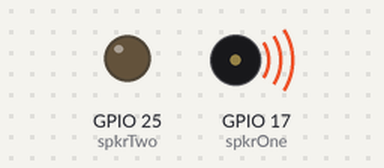
This program was run on a simulated Raspberry Pi (BCM pin numbers). Parts: output pins drawn as LEDs (lit = HIGH), buzzer (waves = sounding).

Above: at 3.07 s.
At 9.5 s:
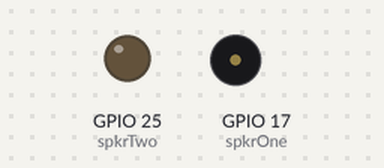
Timing chart, 0 to 40.0 s (numbered marks = the images above):
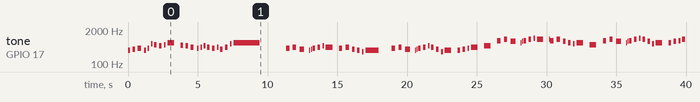

The program:

lifelight_ssbu.py
```python
# Original script is credited to Github user "AnonymousAlly"
# https:#github.com/AnonymousAlly/Arduino-Music-Codes/tree/master

import time
import RPi.GPIO as GPIO

#vars
spkrOne=17
spkrTwo=25

#setup
GPIO.setmode(GPIO.BCM)
GPIO.setwarnings(False)
GPIO.setup(spkrOne,GPIO.OUT)
GPIO.setup(spkrTwo,GPIO.OUT)

#funcs
def delay(seconds):
    time.sleep(seconds/1750)

def tone(r,hertz,duration):
    pwm = GPIO.PWM(spkrOne,hertz)
    pwm.start(50)
    pwm.ChangeFrequency(hertz)
    delay(duration)
    pwm.stop

tone(3,330,310) #E4
delay(310)
tone(3,370,310) #Gb/F#4
delay(310)
tone(3,392,414) #G4
delay(414)
tone(3,330,207) #E4
delay(207)
tone(3,392,207) #G4
delay(207)
tone(3,587,207) #D5
delay(207)
tone(3,554,310) #Db/C#5
delay(310)
tone(3,494,310) #B4
delay(310)
tone(3,554,207) #Db/C#5
delay(207)
tone(3,659,828) #E5
delay(828)
tone(3,523,310) #C5
delay(310)
tone(3,494,310) #B4
delay(310)
tone(3,440,414) #A4
delay(414)
tone(3,392,207) #G4
delay(207)
tone(3,440,207) #A4
delay(207)
tone(3,494,207) #B4
delay(207)
tone(3,440,310) #A4
delay(310)
tone(3,392,310) #G4
delay(310)
tone(3,440,207) #A4
delay(207)
tone(3,370,310) #Gb/F#4
delay(310)
tone(3,440,310) #A4
delay(310)
tone(3,587,207) #D5
delay(207)
tone(3,659,3312) #E5
delay(3312)

#First Line

tone(3,392,414) #G4
delay(414)
tone(3,440,414) #A4
delay(414)
tone(3,370,621) #Gb/F#4
delay(621)
tone(3,330,103) #E4
delay(103)
tone(3,370,103) #Gb/F#4
delay(103)
tone(3,392,310) #G4
delay(310)
tone(3,440,310) #A4
delay(310)
tone(3,494,207) #B4
delay(207)
tone(3,440,828) #A4
delay(828)
tone(3,392,414) #G4
delay(414)
tone(3,440,414) #A4
delay(414)
tone(3,370,310) #Gb/F#4
delay(310)
tone(3,330,310) #E4
delay(310)
tone(3,294,207) #D4
delay(207)
tone(3,330,1656) #E4
delay(1656)
tone(3,392,414) #G4
delay(414)
tone(3,440,414) #A4
delay(414)
tone(3,370,621) #Gb/F#4
delay(621)
tone(3,330,103) #E4
delay(103)
tone(3,370,103) #Gb/F#4
delay(103)
tone(3,392,310) #G4
delay(310)
tone(3,440,310) #A4
delay(310)
tone(3,494,207) #B4
delay(207)
tone(3,440,310) #A4
delay(310)
tone(3,370,310) #Gb/F#4
delay(310)
tone(3,294,207) #D4
delay(207)
tone(3,330,828) #E4
delay(828)
tone(3,330,310) #E4
delay(310)
tone(3,370,310) #Gb/F#4
delay(310)
tone(3,392,207) #G4
delay(207)
tone(3,440,828) #A4
delay(828)
tone(3,494,828) #B4
delay(828)

#Second Line

tone(3,784,414) #G5
delay(414)
tone(3,880,414) #A5
delay(414)
tone(3,740,621) #Gb/F#5
delay(621)
tone(3,659,103) #E5
delay(103)
tone(3,740,103) #Gb/F#5
delay(103)
tone(3,784,310) #G5
delay(310)
tone(3,880,310) #A5
delay(310)
tone(3,988,207) #B5
delay(207)
tone(3,880,777) #A5
delay(777)
tone(3,880,51) #A5
delay(51)
tone(3,784,414) #G5
delay(414)
tone(3,880,414) #A5
delay(414)
tone(3,740,310) #Gb/F#5
delay(310)
tone(3,659,310) #E5
delay(310)
tone(3,587,207) #D5
delay(207)
tone(3,659,828) #E5
delay(828)
tone(3,554,828) #Db/C#5
delay(828)
tone(3,784,414) #G5
delay(414)
tone(3,880,414) #A5
delay(414)
tone(3,740,621) #Gb/F#5
delay(621)
tone(3,659,103) #E5
delay(103)
tone(3,740,103) #Gb/F#5
delay(103)
tone(3,784,310) #G5
delay(310)
tone(3,880,310) #A5
delay(310)
tone(3,988,207) #B5
delay(207)
tone(3,880,310) #A5
delay(310)
tone(3,740,310) #Gb/F#5
delay(310)
tone(3,587,207) #D5
delay(207)
tone(3,659,828) #E5
delay(828)
tone(3,659,310) #E5
delay(310)
tone(3,740,310) #Gb/F#5
delay(310)
tone(3,784,207) #G5
delay(207)
tone(3,880,414) #A5
delay(414)
tone(3,1175,414) #D6
delay(414)
tone(3,988,828) #B5
delay(828)

#Bridge 1

tone(3,880,1656) #A5
delay(1656)
tone(3,784,310) #G5
delay(310)
tone(3,698,310) #F5
delay(310)
tone(3,784,207) #G5
delay(207)
tone(3,587,828) #D5
delay(828)
tone(3,988,828) #B5
delay(828)
tone(3,988,310) #B5
delay(310)
tone(3,784,310) #G5
delay(310)
tone(3,659,207) #E5
delay(207)
tone(3,587,414) #D5
delay(414)
tone(3,523,621) #C5
delay(621)
tone(3,523,207) #C5
delay(207)
tone(3,494,207) #B4
delay(207)
tone(3,523,207) #C5
delay(207)
tone(3,440,621) #A4
delay(621)
tone(3,880,621) #A5
delay(621)
tone(3,659,207) #E5
delay(207)
tone(3,622,1035) #Eb/D#5
delay(1242)
tone(3,1046,207) #C6
delay(207)
tone(3,988,207) #B5
delay(207)
tone(3,880,103) #A5
delay(207)
tone(3,880,828) #A5
delay(1035)
tone(3,831,207) #Ab/G#5
delay(207)
tone(3,880,207) #A5
delay(207)
tone(3,988,1449) #B5
delay(1863)

#Third Line

tone(3,196,414) #G3
delay(414)
tone(3,220,414) #A3
delay(414)
tone(3,185,621) #Gb/F#3
delay(621)
tone(3,165,103) #E3
delay(103)
tone(3,185,103) #Gb/F#3
delay(103)
tone(3,196,310) #G3
delay(310)
tone(3,220,310) #A3
delay(310)
tone(3,247,207) #B3
delay(207)
tone(3,220,828) #A3
delay(828)
tone(3,196,414) #G3
delay(414)
tone(3,220,414) #A3
delay(414)
tone(3,185,310) #Gb/F#3
delay(310)
tone(3,165,310) #E3
delay(310)
tone(3,147,207) #D3
delay(207)
tone(3,165,1656) #E3
delay(1656)
tone(3,196,414) #G3
delay(414)
tone(3,220,414) #A3
delay(414)
tone(3,185,621) #Gb/F#3
delay(621)
tone(3,165,103) #E3
delay(103)
tone(3,185,103) #Gb/F#3
delay(103)
tone(3,196,310) #G3
delay(310)
tone(3,220,310) #A3
delay(310)
tone(3,247,207) #B3
delay(207)
tone(3,220,310) #A3
delay(310)
tone(3,185,310) #Gb/F#3
delay(310)
tone(3,147,207) #D3
delay(207)
tone(3,165,828) #E3
delay(828)
tone(3,165,310) #E3
delay(310)
tone(3,185,310) #Gb/F#3
delay(310)
tone(3,196,207) #G3
delay(207)
tone(3,220,414) #A3
delay(414)
tone(3,294,414) #D4
delay(414)
tone(3,247,828) #B3
delay(828)

#Bridge Two

tone(3,220,1656) #A3
delay(1656)
tone(3,196,310) #G3
delay(310)
tone(3,175,310) #F3
delay(310)
tone(3,196,207) #G3
delay(207)
tone(3,147,828) #D3
delay(828)
tone(3,247,828) #B3
delay(828)
tone(3,247,310) #B3
delay(310)
tone(3,196,310) #G3
delay(310)
tone(3,165,207) #E3
delay(207)
tone(3,147,414) #D3
delay(414)
tone(3,130,621) #C3
delay(621)
tone(3,523,207) #C5
delay(207)
tone(3,494,207) #B4
delay(207)
tone(3,523,207) #C5
delay(207)
tone(3,440,621) #A4
delay(621)
tone(3,880,621) #A5
delay(621)
tone(3,659,207) #E5
delay(207)
tone(3,622,1242) #Eb/D#5
delay(1242)
tone(3,1046,207) #C6
delay(207)
tone(3,988,207) #B5
delay(207)
tone(3,880,207) #A5
delay(207)
tone(3,880,1035) #A5
delay(1035)
tone(3,831,207) #Ab/G#5
delay(207)
tone(3,880,207) #A5
delay(207)
tone(3,988,1449) #B5
delay(1449)
tone(3,175,207) #F3
delay(207)
tone(3,175,207) #F3
delay(207)
tone(3,233,310) #Bb/A#3
delay(310)
tone(3,233,310) #Bb/A#3
delay(310)
tone(3,208,310) #Ab/G#3
delay(310)
tone(3,208,310) #Ab/G#3
delay(310)

#Bridge Three

tone(3,261,51) #C4(middle)
delay(51)
tone(3,294,51) #D4
delay(51)
tone(3,330,51) #E4
delay(51)
tone(3,349,51) #F4
delay(51)
tone(3,392,51) #G4
delay(51)
tone(3,440,51) #A4
delay(51)
tone(3,494,51) #B4
delay(51)
tone(3,587,51) #D5
delay(51)
tone(3,659,1863) #E5
delay(1863)
tone(3,294,207) #D4
delay(207)
tone(3,220,414) #A3
delay(414)
tone(3,196,310) #G3
delay(310)
tone(3,185,310) #Gb/F#3
delay(310)
tone(3,147,207) #D3
delay(207)
tone(3,165,414) #E3
delay(414)
tone(3,1318,414) #E6
delay(414)
tone(3,880,310) #A5
delay(310)
tone(3,784,310) #G5
delay(310)
tone(3,740,207) #Gb/F#5
delay(207)
tone(3,659,1656) #E5
delay(1656)
tone(3,349,310) #F4
delay(310)
tone(3,392,310) #G4
delay(310)
tone(3,415,414) #Ab/G#4
delay(414)
tone(3,349,207) #F4
delay(207)
tone(3,415,207) #Ab/G#4
delay(207)
tone(3,622,207) #Eb/D#5
delay(207)
tone(3,587,310) #D5
delay(310)
tone(3,523,310) #C5
delay(310)
tone(3,587,207) #D5
delay(207)
tone(3,466,828) #Bb/A#4
delay(828)
tone(3,415,310) #Ab/G#4
delay(310)
tone(3,415,310) #Ab/G#4
delay(310)
tone(3,466,310) #Bb/A#4
delay(310)
tone(3,466,207) #Bb/A#4
delay(207)
tone(3,466,103) #Bb/A#4
delay(103)
tone(3,466,103) #Bb/A#4
delay(103)
tone(3,523,310) #C5
delay(310)
tone(3,523,310) #C5
delay(310)
tone(3,554,828) #Db/C#5
delay(1035)
tone(3,466,414) #Bb/A#4
delay(414)
tone(3,523,414) #C5
delay(414)
tone(3,440,828) #A4
delay(828)
tone(3,466,310) #Bb/A#4
delay(310)
tone(3,523,310) #C5
delay(310)
tone(3,554,207) #Db/C#5
delay(207)
tone(3,523,310) #C5
delay(310)
tone(3,622,310) #Eb/D#5
delay(310)
tone(3,831,207) #Ab/G#5
delay(207)
tone(3,932,310) #Bb/A#5
delay(310)
tone(3,523,310) #C5
delay(310)
tone(3,554,207) #Db/C#5
delay(207)
tone(3,523,310) #C5
delay(310)
tone(3,622,310) #Eb/D#5
delay(310)
tone(3,831,207) #Ab/G#5
delay(207)
tone(3,932,1656) #Bb/A#5
delay(2484)

#SNAAAAAAAAAAAAAAAAAAAAAAKE

tone(3,165,828) #E3
delay(828)
tone(3,659,414) #E5
delay(414)
tone(3,494,51) #B4
delay(51)
tone(3,523,51) #C5
delay(51)
tone(3,587,51) #D5
delay(51)
tone(3,659,51) #E5
delay(51)
tone(3,784,414) #G5
delay(414)
tone(3,880,51) #A5
delay(51)
tone(3,988,51) #B5
delay(51)
tone(3,1046,51) #C6
delay(51)
tone(3,1175,51) #D6
delay(51)
tone(3,1318,414) #E6
delay(414)

#Fourth Line

tone(3,330,310) #E4
delay(310)
tone(3,370,310) #Gb/F#4
delay(310)
tone(3,392,414) #G4
delay(414)
tone(3,330,207) #E4
delay(207)
tone(3,392,207) #G4
delay(207)
tone(3,587,207) #D5
delay(207)
tone(3,554,310) #Db/C#5
delay(310)
tone(3,494,310) #B4
delay(310)
tone(3,554,207) #Db/C#5
delay(207)
tone(3,440,828) #A4
delay(828)
tone(3,523,310) #C5
delay(310)
tone(3,494,310) #B4
delay(310)
tone(3,440,414) #A4
delay(414)
tone(3,392,207) #G4
delay(207)
tone(3,440,207) #A4
delay(207)
tone(3,494,207) #B4
delay(207)
tone(3,440,310) #A4
delay(310)
tone(3,392,310) #G4
delay(310)
tone(3,440,207) #A4
delay(207)
tone(3,370,828) #Gb/F#4
delay(828)
tone(3,330,310) #E4
delay(310)
tone(3,370,310) #Gb/F#4
delay(310)
tone(3,392,414) #G4
delay(414)
tone(3,330,207) #E4
delay(207)
tone(3,392,207) #G4
delay(207)
tone(3,587,207) #D5
delay(207)
tone(3,554,310) #Db/C#5
delay(310)
tone(3,494,310) #B4
delay(310)
tone(3,554,207) #Db/C#5
delay(207)
tone(3,659,828) #E5
delay(828)
tone(3,523,310) #C5
delay(310)
tone(3,494,310) #B4
delay(310)
tone(3,440,414) #A4
delay(414)
tone(3,392,207) #G4
delay(207)
tone(3,440,207) #A4
delay(207)
tone(3,494,207) #B4
delay(207)
tone(3,440,310) #A4
delay(310)
tone(3,392,310) #G4
delay(310)
tone(3,440,207) #A4
delay(207)
tone(3,370,828) #Gb/F#4
delay(828)

#Fifth Line

tone(3,659,310) #E5
delay(310)
tone(3,740,310) #Gb/F#5
delay(310)
tone(3,784,414) #G5
delay(414)
tone(3,659,207) #E5
delay(207)
tone(3,784,207) #G5
delay(207)
tone(3,1175,207) #D6
delay(207)
tone(3,1109,310) #Db/C#6
delay(310)
tone(3,988,310) #B5
delay(310)
tone(3,1109,207) #Db/C#6
delay(207)
tone(3,880,828) #A5
delay(828)
tone(3,1046,310) #C6
delay(310)
tone(3,988,310) #B5
delay(310)
tone(3,880,414) #A5
delay(414)
tone(3,784,207) #G5
delay(207)
tone(3,880,207) #A5
delay(207)
tone(3,988,207) #B5
delay(207)
tone(3,880,310) #A5
delay(310)
tone(3,784,310) #G5
delay(310)
tone(3,880,207) #A5
delay(207)
tone(3,740,828) #Gb/F#5
delay(828)
tone(3,659,310) #E5
delay(310)
tone(3,740,310) #Gb/F#5
delay(310)
tone(3,784,414) #G5
delay(414)
tone(3,659,207) #E5
delay(207)
tone(3,784,207) #G5
delay(207)
tone(3,1175,207) #D6
delay(207)
tone(3,1109,310) #Db/C#6
delay(310)
tone(3,988,310) #B5
delay(310)
tone(3,1109,207) #Db/C#6
delay(207)
tone(3,1318,828) #E6
delay(828)
tone(3,1046,310) #C6
delay(310)
tone(3,988,310) #B5
delay(310)
tone(3,880,414) #A5
delay(414)
tone(3,784,207) #G5
delay(207)
tone(3,880,207) #A5
delay(207)
tone(3,988,207) #B5
delay(207)
tone(3,880,310) #A5
delay(310)
tone(3,784,310) #G5
delay(310)
tone(3,880,207) #A5
delay(207)
tone(3,740,310) #Gb/F#5
delay(310)
tone(3,880,310) #A5
delay(310)
tone(3,1175,207) #D6
delay(207)

#Bridge Four

tone(3,1568,621) #G6
delay(621)
tone(3,1480,828) #Gb/F#6
delay(1035)
tone(3,1318,621) #E6
delay(621)
tone(3,1175,828) #D6
delay(621)
tone(3,1760,207) #A6
delay(207)
tone(3,1760,207) #A6
delay(207)
tone(3,1568,621) #G6
delay(621)
tone(3,1480,621) #Gb/F#6
delay(621)
tone(3,1175,414) #D6
delay(414)
tone(3,1397,414) #F6
delay(414)
tone(3,1318,414) #E6
delay(414)
tone(3,1865,414) #Bb/A#6
delay(414)
tone(3,1568,414) #G6
delay(414)

#Sixth Line

tone(3,698,310) #F5
delay(310)
tone(3,784,310) #G5
delay(310)
tone(3,831,414) #Ab/G#5
delay(414)
tone(3,698,207) #F5
delay(207)
tone(3,831,207) #Ab/G#5
delay(207)
tone(3,1244,207) #Eb/D#6
delay(207)
tone(3,1175,310) #D6
delay(310)
tone(3,1046,310) #C6
delay(310)
tone(3,1175,207) #D6
delay(207)
tone(3,932,828) #Bb/A#5
delay(828)
tone(3,1109,310) #Db/C#6
delay(310)
tone(3,1046,310) #C6
delay(310)
tone(3,932,414) #Bb/A#5
delay(414)
tone(3,831,207) #Ab/G#5
delay(207)
tone(3,932,207) #Bb/A#5
delay(207)
tone(3,1046,207) #C6
delay(207)
tone(3,932,310) #Bb/A#5
delay(310)
tone(3,831,310) #Ab/G#5
delay(310)
tone(3,932,207) #Bb/A#5
delay(207)
tone(3,784,828) #G5
delay(828)
tone(3,698,310) #F5
delay(310)
tone(3,784,310) #G5
delay(310)
tone(3,831,414) #Ab/G#5
delay(414)
tone(3,698,207) #F5
delay(207)
tone(3,831,207) #Ab/G#5
delay(207)
tone(3,1244,207) #Eb/D#6
delay(207)
tone(3,1175,310) #D6
delay(310)
tone(3,1046,310) #C6
delay(310)
tone(3,1175,207) #D6
delay(207)
tone(3,1397,828) #F6
delay(828)
tone(3,1109,310) #Db/C#6
delay(310)
tone(3,1046,310) #C6
delay(310)
tone(3,932,414) #Bb/A#5
delay(414)
tone(3,831,207) #Ab/G#5
delay(207)
tone(3,932,207) #Bb/A#5
delay(207)
tone(3,1046,207) #C6
delay(207)
tone(3,932,310) #Bb/A#5
delay(310)
tone(3,831,310) #Ab/G#5
delay(310)
tone(3,932,207) #Bb/A#5
delay(207)
tone(3,784,828) #G5
delay(828)

#Seventh Line

tone(3,698,310) #F5
delay(310)
tone(3,784,310) #G5
delay(310)
tone(3,831,414) #Ab/G#5
delay(414)
tone(3,698,207) #F5
delay(207)
tone(3,831,207) #Ab/G#5
delay(207)
tone(3,1244,207) #Eb/D#6
delay(207)
tone(3,1175,310) #D6
delay(310)
tone(3,1046,310) #C6
delay(310)
tone(3,1175,207) #D6
delay(207)
tone(3,932,828) #Bb/A#5
delay(828)
tone(3,1109,310) #Db/C#6
delay(310)
tone(3,1046,310) #C6
delay(310)
tone(3,932,414) #Bb/A#5
delay(414)
tone(3,831,207) #Ab/G#5
delay(207)
tone(3,932,207) #Bb/A#5
delay(207)
tone(3,1046,207) #C6
delay(207)
tone(3,932,310) #Bb/A#5
delay(310)
tone(3,831,310) #Ab/G#5
delay(310)
tone(3,932,207) #Bb/A#5
delay(207)
tone(3,784,828) #G5
delay(828)
tone(3,698,310) #F5
delay(310)
tone(3,784,310) #G5
delay(310)
tone(3,831,414) #Ab/G#5
delay(414)
tone(3,698,207) #F5
delay(207)
tone(3,831,207) #Ab/G#5
delay(207)
tone(3,1244,207) #Eb/D#6
delay(207)
tone(3,1175,310) #D6
delay(310)
tone(3,1046,310) #C6
delay(310)
tone(3,1175,207) #D6
delay(207)
tone(3,1397,828) #F6
delay(828)

#Finale

tone(3,1109,310) #Db/C#6
delay(310)
tone(3,1046,310) #C6
delay(310)
tone(3,932,414) #Bb/A#5
delay(414)
tone(3,831,207) #Ab/G#5
delay(207)
tone(3,932,207) #Bb/A#5
delay(207)
tone(3,1046,207) #C6
delay(207)
tone(3,932,310) #Bb/A#5
delay(310)
tone(3,831,310) #Ab/G#5
delay(310)
tone(3,932,207) #Bb/A#5
delay(207)
tone(3,784,310) #G5
delay(310)
tone(3,932,310) #Bb/A#5
delay(310)
tone(3,1244,207) #Eb/D#6
delay(207)
tone(3,1397,1656) #F6
delay(1656)
tone(3,466,310) #Bb/A#4
delay(310)
tone(3,415,310) #Ab/G#4
delay(310)
tone(3,466,207) #Bb/A#4
delay(207)
tone(3,392,310) #G4
delay(310)
tone(3,466,310) #Bb/A#4
delay(310)
tone(3,622,207) #Eb/D#5
delay(207)
tone(3,1109,310) #Db/C#6
delay(310)
tone(3,1046,310) #C6
delay(310)
tone(3,932,414) #Bb/A#5
delay(414)
tone(3,831,207) #Ab/G#5
delay(207)
tone(3,932,207) #Bb/A#5
delay(207)
tone(3,1046,207) #C6
delay(207)
tone(3,932,310) #Bb/A#5
delay(310)
tone(3,831,310) #Ab/G#5
delay(310)
tone(3,932,207) #Bb/A#5
delay(207)
tone(3,784,310) #G5
delay(310)
tone(3,932,360) #Bb/A#5
delay(360)
tone(3,1244,307) #Eb/D#6
delay(307)
tone(3,1397,3312) #F6
delay(7500)
```

Measured:
- by itself, tone on GPIO 17 (spkrOne): plays 330 Hz for 0.18 s, 370 Hz for 0.18 s, 392 Hz for 0.24 s, 330 Hz for 0.12 s, 392 Hz for 0.12 s, 587 Hz for 0.12 s … (88 notes in this stretch)
